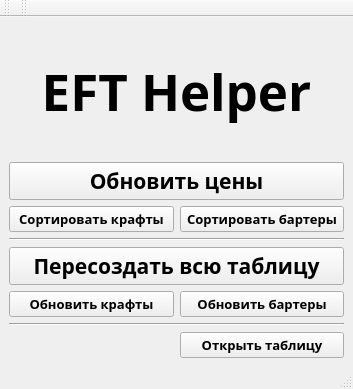
<?xml version="1.0" encoding="UTF-8"?>
<ui version="4.0">
 <class>MainWindow</class>
 <widget class="QMainWindow" name="MainWindow">
  <property name="geometry">
   <rect>
    <x>0</x>
    <y>0</y>
    <width>353</width>
    <height>389</height>
   </rect>
  </property>
  <property name="windowTitle">
   <string notr="true">Tarkov Helper</string>
  </property>
  <widget class="QWidget" name="centralwidget">
   <layout class="QGridLayout" name="gridLayout">
    <item row="2" column="1">
     <widget class="QPushButton" name="btn_sort_barters">
      <property name="font">
       <font>
        <family>Bender</family>
        <pointsize>10</pointsize>
        <weight>75</weight>
        <bold>true</bold>
       </font>
      </property>
      <property name="text">
       <string>Сортировать бартеры</string>
      </property>
     </widget>
    </item>
    <item row="0" column="0" colspan="2">
     <widget class="QLabel" name="Title">
      <property name="font">
       <font>
        <family>Bender</family>
        <pointsize>38</pointsize>
        <weight>75</weight>
        <bold>true</bold>
        <stylestrategy>PreferDefault</stylestrategy>
       </font>
      </property>
      <property name="mouseTracking">
       <bool>true</bool>
      </property>
      <property name="focusPolicy">
       <enum>Qt::NoFocus</enum>
      </property>
      <property name="contextMenuPolicy">
       <enum>Qt::NoContextMenu</enum>
      </property>
      <property name="toolTip">
       <string notr="true"/>
      </property>
      <property name="layoutDirection">
       <enum>Qt::LeftToRight</enum>
      </property>
      <property name="autoFillBackground">
       <bool>true</bool>
      </property>
      <property name="text">
       <string>&lt;html&gt;&lt;head/&gt;&lt;body&gt;&lt;p align=&quot;center&quot;&gt;EFT Helper&lt;/p&gt;&lt;/body&gt;&lt;/html&gt;</string>
      </property>
     </widget>
    </item>
    <item row="1" column="0" colspan="2">
     <widget class="QPushButton" name="btn_refresh_price">
      <property name="enabled">
       <bool>true</bool>
      </property>
      <property name="font">
       <font>
        <family>Bender</family>
        <pointsize>16</pointsize>
        <weight>75</weight>
        <bold>true</bold>
        <kerning>true</kerning>
       </font>
      </property>
      <property name="text">
       <string>Обновить цены</string>
      </property>
     </widget>
    </item>
    <item row="4" column="0" colspan="2">
     <widget class="QPushButton" name="btn_make_table">
      <property name="enabled">
       <bool>true</bool>
      </property>
      <property name="font">
       <font>
        <family>Bender</family>
        <pointsize>16</pointsize>
        <weight>75</weight>
        <bold>true</bold>
        <kerning>true</kerning>
       </font>
      </property>
      <property name="text">
       <string>Пересоздать всю таблицу</string>
      </property>
     </widget>
    </item>
    <item row="6" column="0" colspan="2">
     <widget class="Line" name="line">
      <property name="orientation">
       <enum>Qt::Horizontal</enum>
      </property>
     </widget>
    </item>
    <item row="7" column="1">
     <widget class="QPushButton" name="btn_open_table">
      <property name="font">
       <font>
        <family>Bender</family>
        <pointsize>10</pointsize>
        <weight>75</weight>
        <bold>true</bold>
       </font>
      </property>
      <property name="text">
       <string>Открыть таблицу</string>
      </property>
     </widget>
    </item>
    <item row="5" column="0">
     <widget class="QPushButton" name="btn_make_crafts">
      <property name="font">
       <font>
        <family>Bender</family>
        <pointsize>10</pointsize>
        <weight>75</weight>
        <bold>true</bold>
       </font>
      </property>
      <property name="text">
       <string>Обновить крафты</string>
      </property>
     </widget>
    </item>
    <item row="5" column="1">
     <widget class="QPushButton" name="btn_make_barters">
      <property name="font">
       <font>
        <family>Bender</family>
        <pointsize>10</pointsize>
        <weight>75</weight>
        <bold>true</bold>
       </font>
      </property>
      <property name="text">
       <string>Обновить бартеры</string>
      </property>
     </widget>
    </item>
    <item row="2" column="0">
     <widget class="QPushButton" name="btn_sort_crafts">
      <property name="font">
       <font>
        <family>Bender</family>
        <pointsize>10</pointsize>
        <weight>75</weight>
        <bold>true</bold>
       </font>
      </property>
      <property name="text">
       <string>Сортировать крафты</string>
      </property>
     </widget>
    </item>
    <item row="3" column="0" colspan="2">
     <widget class="Line" name="line_2">
      <property name="orientation">
       <enum>Qt::Horizontal</enum>
      </property>
     </widget>
    </item>
   </layout>
  </widget>
  <widget class="QMenuBar" name="menubar">
   <property name="geometry">
    <rect>
     <x>0</x>
     <y>0</y>
     <width>353</width>
     <height>21</height>
    </rect>
   </property>
  </widget>
  <widget class="QStatusBar" name="statusbar"/>
  <widget class="QToolBar" name="toolBar">
   <property name="windowTitle">
    <string>toolBar</string>
   </property>
   <attribute name="toolBarArea">
    <enum>TopToolBarArea</enum>
   </attribute>
   <attribute name="toolBarBreak">
    <bool>false</bool>
   </attribute>
  </widget>
  <widget class="QToolBar" name="toolBar_2">
   <property name="windowTitle">
    <string>toolBar_2</string>
   </property>
   <attribute name="toolBarArea">
    <enum>TopToolBarArea</enum>
   </attribute>
   <attribute name="toolBarBreak">
    <bool>false</bool>
   </attribute>
  </widget>
 </widget>
 <resources/>
 <connections/>
</ui>
